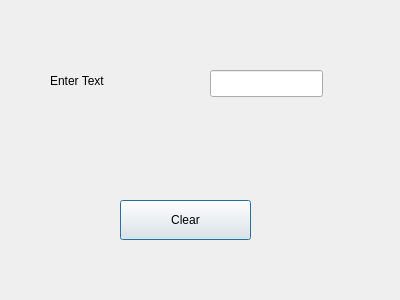
<?xml version="1.0" encoding="UTF-8"?>
<ui version="4.0">
 <class>Dialog</class>
 <widget class="QDialog" name="Dialog">
  <property name="geometry">
   <rect>
    <x>0</x>
    <y>0</y>
    <width>400</width>
    <height>300</height>
   </rect>
  </property>
  <property name="windowTitle">
   <string>Dialog</string>
  </property>
  <widget class="QLabel" name="label">
   <property name="geometry">
    <rect>
     <x>50</x>
     <y>70</y>
     <width>86</width>
     <height>21</height>
    </rect>
   </property>
   <property name="text">
    <string>Enter Text</string>
   </property>
  </widget>
  <widget class="QLineEdit" name="lineEdit">
   <property name="geometry">
    <rect>
     <x>210</x>
     <y>70</y>
     <width>113</width>
     <height>27</height>
    </rect>
   </property>
  </widget>
  <widget class="QPushButton" name="pushButton">
   <property name="geometry">
    <rect>
     <x>120</x>
     <y>200</y>
     <width>131</width>
     <height>40</height>
    </rect>
   </property>
   <property name="text">
    <string>Clear</string>
   </property>
  </widget>
 </widget>
 <resources/>
 <connections>
  <connection>
   <sender>pushButton</sender>
   <signal>clicked()</signal>
   <receiver>lineEdit</receiver>
   <slot>clear()</slot>
   <hints>
    <hint type="sourcelabel">
     <x>184</x>
     <y>210</y>
    </hint>
    <hint type="destinationlabel">
     <x>221</x>
     <y>81</y>
    </hint>
   </hints>
  </connection>
 </connections>
</ui>
